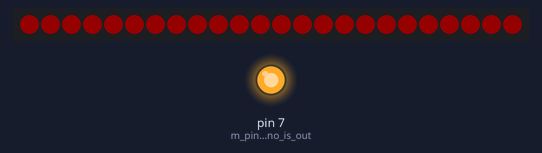
A program run on a simulated Arduino Nano, built with avr-gcc and run on an emulated ATmega328P. Parts: 24 RGB LEDs in strip order, left to right, output pins drawn as LEDs (lit = HIGH). Dim RGB values are drawn brighter than linear; what the program prints to the serial monitor is not drawn.

Above: at 0.1 s.
At 0.6 s:
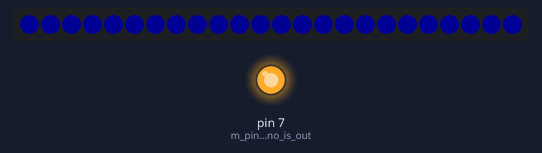
At 1.1 s:
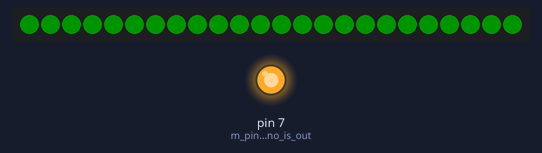
At 1.6 s:
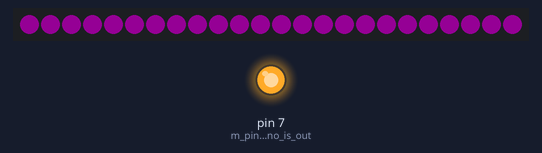

The program:

main.cpp
```cpp
#include "leds.hpp"
#include "serial.hpp"

#include "Arduino.h"

LEDStrip* strip;
LEDsReceiver* uart_receiver;

const int ledcount = 24;
const unsigned int baudrate = 115200;

void setup()
{
    LEDStrip::set_arduino_is_out(true);

    strip = new LEDStrip(ledcount);
    uart_receiver = new LEDsReceiver(ledcount, baudrate);

    // Start Sequence
    strip->setAll(strip->RED);
    delay(500);
    strip->setAll(strip->BLUE);
    delay(500);
    strip->setAll(strip->GREEN);
    delay(500);
    strip->setAll(strip->STARTCOLOR);
    delay(200);
}


void loop()
{
    if (uart_receiver->handle()) {
        auto led = uart_receiver->getLastLEDId();
        auto color = uart_receiver->getLastColor();
        Serial.print("recv: led ");
        Serial.print(led, DEC);
        Serial.print(" color : ");
        Serial.print(color, HEX);
        Serial.println();

        strip->set(led, color);

        if (uart_receiver->should_show()) {
            Serial.println("showing leds !");
            strip->commit();
        }
    }
}
```

leds.hpp
```cpp
#pragma once

#include "Adafruit_NeoPixel.h"

class LEDStrip {
public:
    static const uint32_t BLACK = 0x000000;
    static const uint32_t RED   = 0xFF0000;
    static const uint32_t BLUE  = 0x0000FF;
    static const uint32_t GREEN = 0x00FF00;
    static const uint32_t STARTCOLOR = (RED | BLUE);

    LEDStrip(uint16_t ledcount)
    : m_ledcount(ledcount)
    , leds(Adafruit_NeoPixel(m_ledcount, m_datapin, NEO_GRB | NEO_KHZ800))
    {
        leds.begin();
        leds.setBrightness( (255 / 100) * m_brightness );
        setAll(STARTCOLOR);
    }

    ~LEDStrip() = default;

    void set(uint16_t n, uint32_t c) {
        leds.setPixelColor(n, c);
    }
    void commit() {
        leds.show();
    }

    // Sets the color of all LEDs in the strand to 'color'
    // If 'wait'>0 then it will show a swipe from start to end
    void setAll(uint32_t color) {
        for (uint16_t led=0; led < m_ledcount; led++) {
            set(led, color);
        }
        commit();
    }


    static void set_arduino_is_out(bool is_out) {
        pinMode(m_pin_arduino_is_out, OUTPUT);
        digitalWrite(m_pin_arduino_is_out, is_out ? HIGH : LOW);
    }

private:
    const uint16_t m_ledcount;
    const uint16_t m_datapin = 6;
    const uint8_t  m_brightness = 10;

    static const uint16_t m_pin_arduino_is_out = 7;

    Adafruit_NeoPixel leds;

};
```

serial.cpp
```cpp
#include "serial.hpp"
#include "Arduino.h"

#define SHOWDELAY  200       // Delay in micro seconds before showing default 200

int state;                   // Define current state
#define STATE_WAITING   1    // - Waiting for prefix
#define STATE_DO_PREFIX 2    // - Processing prefix
#define STATE_DO_DATA   3    // - Handling incoming LED colors

int currentLED;           // Needed for assigning the color to the right LED
int dataReadSize = 0;
const uint16_t ledCount = 24;
char buffer[10];
char bufferLed[5];


void flush_stream(Stream& serial){
  while(serial.available() > 0) {
    serial.read();
  }
}


LEDsReceiver::LEDsReceiver(uint16_t ledcount, unsigned long baudrate)
: m_ledcount(ledcount)
 {
    Serial.begin(baudrate);
    state = STATE_WAITING;    // Initial state: Waiting for prefix
    Serial.println("Ready");
}

LEDsReceiver::~LEDsReceiver() {
    Serial.println("Exiting!");
    Serial.end();
}


bool LEDsReceiver::handle() {
    if(Serial.available() >= 3) {
        // Abuse buffer to temp store 3 charaters

        // Serial.readBytes(bufferLed, 3);
        // m_lastColor = (((uint32_t)bufferLed[0]) << 16) + (bufferLed[1] << 8) + (bufferLed[2] << 0);

        Serial.readBytes((uint8_t*) &m_lastColor, 3);
        if (m_lastLEDId == ledCount)
            m_lastLEDId = 0;
        m_lastLEDId++;
        if (m_lastLEDId == ledCount)
            m_should_show = true;

        return true;
    } else {
        return false;
    }

    // if (false)
    // switch(state) {
    //     case STATE_WAITING:                  // *** Waiting for prefix ***
    //     // setAllLEDs(RED, 0);
    //     flush_stream(Serial);
    //     Serial.println(dataReadSize);       // Send previous number of data read to Pi

    //     if( Serial.available() )
    //     {
    //         state = STATE_DO_PREFIX;   // then set state to handle prefix
    //     }
    //     break;


    //     case STATE_DO_PREFIX:                // *** Processing Prefix ***
    //     // setAllLEDs(BLUE, 0);
    //     for (size_t i = 0; i < sizeof(buffer)-1; i++)
    //     {
    //         auto c = Serial.read();
    //         if (c == ':')
    //         {
    //         buffer[i] = '\0';
    //         ledCount = atoi(buffer);
    //         state = STATE_DO_DATA;     // Received character is in prefix, continue
    //         currentLED = 0;            // Set current LED to the first one
    //         break;
    //         }
    //         else if(c == -1)
    //         {
    //         i--;
    //         }
    //         else
    //         {
    //         buffer[i] = c;
    //         }
    //     }
    //     break;


    //     case STATE_DO_DATA:                  // *** Process incoming color data ***
    //     // while(Serial.read())
    //     // {
    //     //   dataReadSize++;
    //     //   Serial.print("Bytes read: ");
    //     //   Serial.println(dataReadSize);
    //     // }
    //     // break;
    //     // setAllLEDs(BLACK, 0);
    //     // setAllLEDs(GREEN, 1);
    //     if( Serial.available() > 2 )       // if we receive more than 2 chars
    //     {
    //         Serial.readBytes( bufferLed, 3 );   // Abuse buffer to temp store 3 charaters
    //         // m_should_shsow = true
    //         // strip.show();
    //     }
    //     else
    //     {
    //         delay(1);
    //         if( Serial.available() < 3 )
    //         {
    //         state = STATE_WAITING;         // Reset to waiting ...
    //         currentLED = 0;                // and go to LED one}
    //         }
    //     }

    //     if( currentLED > ledCount )        // Reached the last LED? Display it!
    //     {
    //         Serial.read(); // remove \n
    //         dataReadSize = currentLED;
    //         // m_should_show = true;
    //         delayMicroseconds(SHOWDELAY);  // Wait a few micro seconds

    //         state = STATE_WAITING;         // Reset to waiting ...
    //         currentLED = 0;                // and go to LED one

    //         break;                         // and exit ... and do it all over again
    //     }
    //     break;
    // } // switch(state)
    // else
    // {
        // if we received 3 or more chars

    // }
}
```

serial.hpp
```cpp
#pragma once

#include <stdint.h>

class LEDsReceiver {
public:
    LEDsReceiver(uint16_t ledcount, unsigned long baudrate);
    ~LEDsReceiver();

    // returns true if a led is available
    bool handle();

    uint32_t getLastColor() { return m_lastColor; }
    uint16_t getLastLEDId() { return m_lastLEDId; }
    bool should_show() {
        if (m_should_show) {
            m_should_show = false;
            return true;
        }
        return false;
    }
private:
    const uint16_t m_ledcount;
    uint32_t m_lastColor = 0;
    uint32_t m_lastLEDId = 0;
    bool m_should_show = false;
};
```

Measured:
- what the display in image 1 shows lasts 0.5 s, from 0.5 s to 1.0 s
